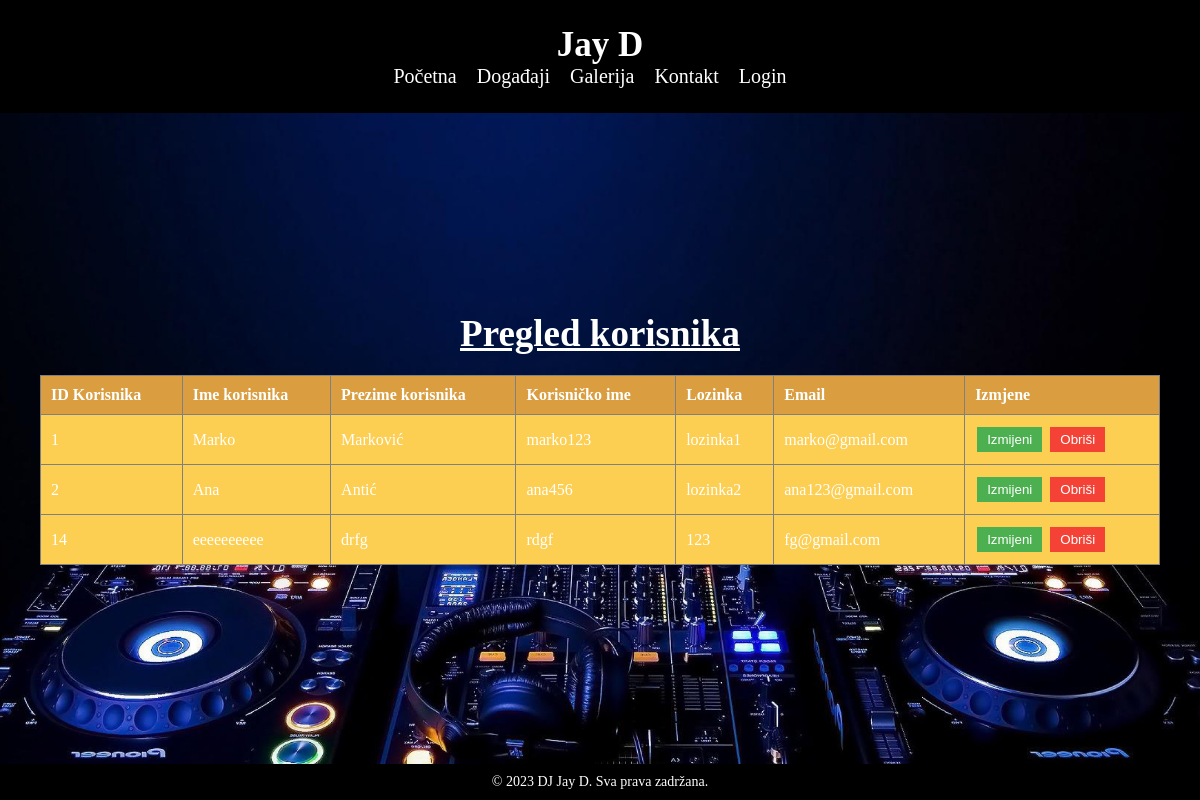
The app's page /php/pregled.php with its own data.
### tables this page shows
CREATE TABLE IF NOT EXISTS `korisnici` (
  `id_korisnika` int NOT NULL AUTO_INCREMENT,
  `ime` varchar(255) NOT NULL,
  `prezime` varchar(255) NOT NULL,
  `korisnicko_ime` varchar(255) NOT NULL,
  `lozinka` varchar(255) NOT NULL,
  `email` varchar(255) NOT NULL,
  PRIMARY KEY (`id_korisnika`)
);

### php/pregled.php (the view, shortened to what this page needs)
<!DOCTYPE html>
<html lang="sr">
<head>
    <link rel="stylesheet" href="styles.css">
</head>
<body>
    <header>
        <h1>Jay D</h1>
        <nav>
            <ul>
                <li><a href="jayd.html">Početna</a></li>
                <li><a href="events.php">Događaji</a></li>
                <li><a href="gallery.html">Galerija</a></li>
                <li><a href="contact.html">Kontakt</a></li>
                <li><a href="prelogin.php">Login</a></li>
            </ul>
        </nav>
    </header>
    <section>
        <h2>Pregled korisnika</h2>
        <table border="1">
            <thead>
                <tr>
                    <th>ID Korisnika</th>
                    <th>Ime korisnika</th>
                    <th>Prezime korisnika</th>
                    <th>Korisničko ime</th>
                    <th>Lozinka</th>
                    <th>Email</th>
                    <th>Izmjene</th>
                </tr>
            </thead>
            <tbody>
                <?php
                @include 'process_login.php';
                $select = "SELECT k.id_korisnika, k.ime, k.prezime, k.korisnicko_ime, k.lozinka, k.email
                           FROM korisnici k";
                $result = mysqli_query($conn, $select);
                if (mysqli_num_rows($result) > 0) {
                    while ($row = mysqli_fetch_assoc($result)) {
                        echo "<tr>
                                <td>{$row['id_korisnika']}</td>
                                <td>{$row['ime']}</td>
                                <td>{$row['prezime']}</td>
                                <td>{$row['korisnicko_ime']}</td>
                                <td>{$row['lozinka']}</td>
                                <td>{$row['email']}</td>
                                <td class='action-buttons'>
                                    <button class='edit-button' onclick='editUser({$row['id_korisnika']})'>Izmijeni</button>
                                    <button class='delete-button' onclick='deleteUser({$row['id_korisnika']})'>Obriši</button>
                                </td>
                              </tr>";
                    }
                } else {
                    echo "<tr><td colspan='7'>Nema dostupnih korisnika.</td></tr>";
                }
                ?>
            </tbody>
        </table>
    </section>
    <footer>
        <p>&copy; 2023 DJ Jay D. Sva prava zadržana.</p>
    </footer>
</body>
</html>

### styles.css (style rules this page uses)
table { width: 100%; border-collapse: collapse; }
table th, table td { color: white; padding: 10px; text-align: left; }
table th { background-color: #da9e41; }
table tr:nth-child(even) { background-color: #fcce52; }
table tr:nth-child(odd) { background-color: #fcce52; }
.action-buttons button { padding: 5px 10px; margin: 2px; border: none; cursor: pointer; color: white; }
.edit-button { background-color: #4CAF50; }
.delete-button { background-color: #f44336; }
body, h1, h2, p, ul { margin: 0; padding: 0; }
h1 { font-size:35px; }
body { background-color: #f2f2f2; min-height: 100vh; display: flex; flex-direction: column; }
header { background-color: #000000; color: #fff; padding: 25px; text-align: center; }
body { background-image: url('background-slika.jpg'); background-size: cover; background-repeat: no-repeat; background-position: center; background-attachment: fixed; min-height: 100vh; display: flex; flex-direction: column; justify-content: space-between; }
nav ul { list-style: none; display: flex; }
nav ul li { margin-right: 20px; }
nav ul li a { color: #ffffff; text-decoration: none; font-size: 20px; }
nav ul { justify-content: center; }
section { flex: 1; padding: 40px; text-align: center; display: flex; flex-direction: column; justify-content: center; }
section h2 { font-size: 37px; margin-bottom: 20px; color: #ffffff; text-decoration: underline; }
footer { background-color: #000000; color: #fff; padding: 10px; text-align: center; }
footer p { font-size: 14px; }

### records on screen
korisnici: id_korisnika "1", ime "Marko", prezime "Marković", korisnicko_ime "marko123", lozinka "lozinka1", email "marko@gmail.com"
korisnici: id_korisnika "2", ime "Ana", prezime "Antić", korisnicko_ime "ana456", lozinka "lozinka2", email "ana123@gmail.com"
korisnici: id_korisnika "14", ime "eeeeeeeeee", prezime "drfg", korisnicko_ime "rdgf", lozinka "123", email "fg@gmail.com"
